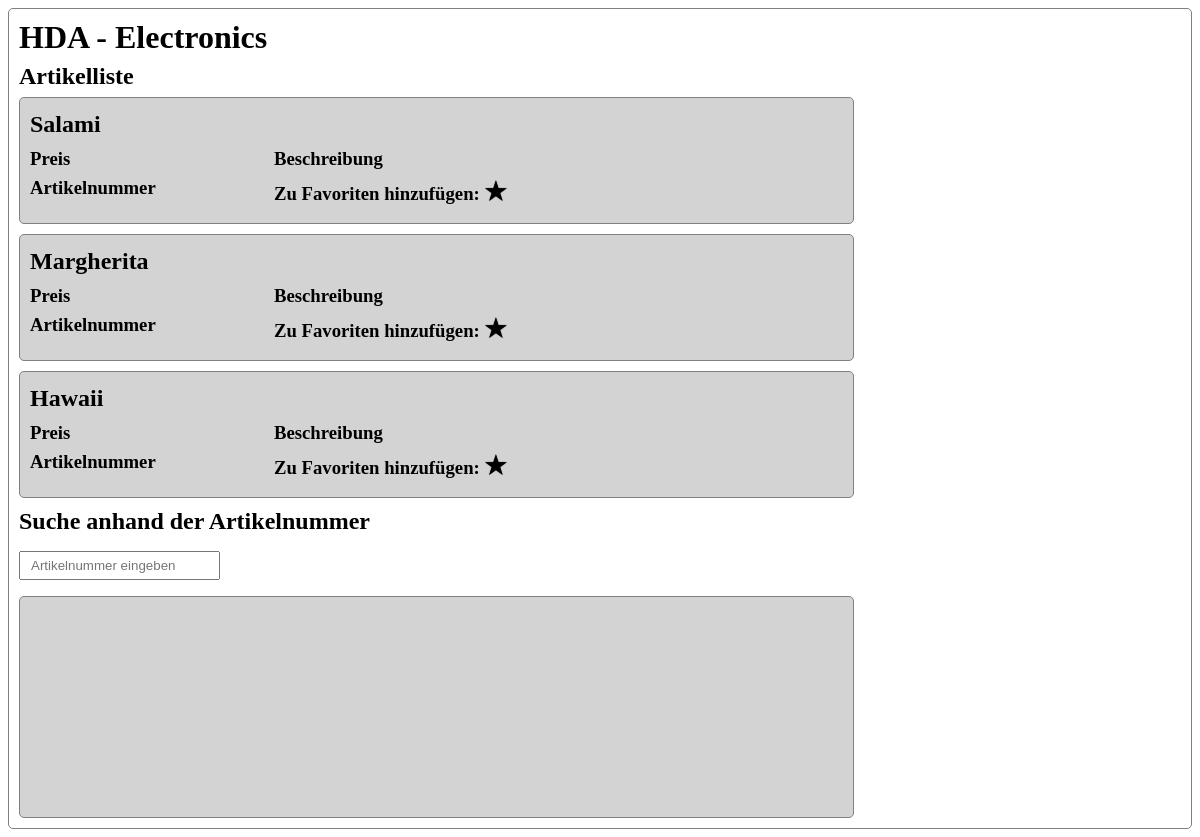
Page /Klausuren/23WS/Loesung/Exam.php on the earlier database version.
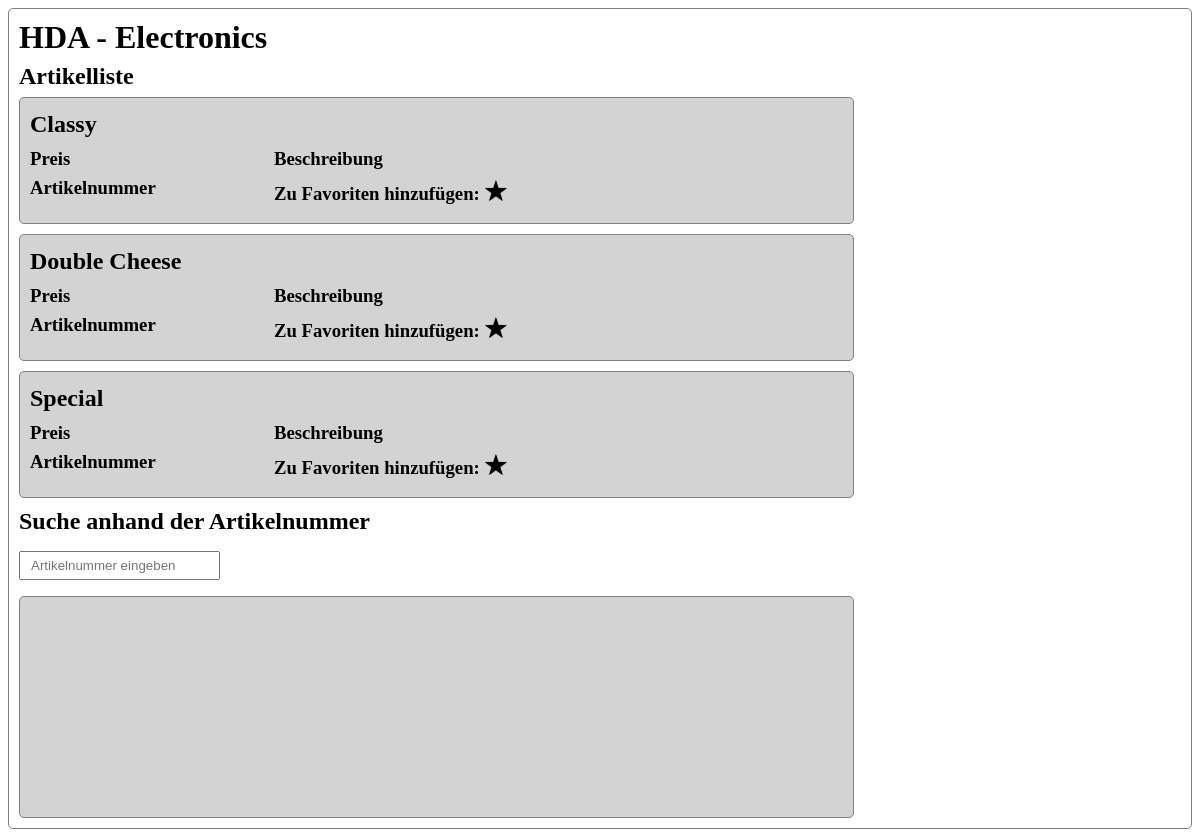
Same page on the later database version.
### tables this page shows
CREATE TABLE `article` (
  `article_id` int(11) NOT NULL,
  `name` varchar(20) NOT NULL,
  `picture` varchar(254) NOT NULL,
  `price` float NOT NULL
);

### src/Klausuren/23WS/Loesung/Exam.php (the view, shortened to what this page needs)
<?php declare(strict_types=1);
class Exam extends Page
{
    protected function getViewData():array
    {
        $sql = "SELECT * FROM article";
        $recordset = $this->_database->query($sql);
        $result = array();
        $record = $recordset->fetch_assoc();
        while ($record) {
            $result[] = $record;
            $record = $recordset->fetch_assoc();
        }
        return $result;
    }
    protected function generateView():void
    {
        $data = $this->getViewData();
        $this->generatePageHeader('H_DA - Electronics');
        echo <<< HTML
        <div class="container">
            <header class="header">
                <h1>HDA - Electronics</h1>
            </header>
            <section>
                <h2>Artikelliste</h2>
        HTML;
        foreach ($data as $index => $item) {
            $id = $item['id'];
            $name = $item['name'];
            $articlenummer = $item['artikelnummer'];
            $beschreibung = $item['beschreibung'];
            $preis = $item['preis'];
            if(isset($_SESSION['stars']) && in_array($id, $_SESSION['stars'])) {
                $classes = 'star-full';
            } else {
                $classes = 'star-clear';
            }
            echo <<< HTML
                <div class="wrapper">
                    <h2>$name</h2>
                    <div class="flex-container">
                        <div class="flex-item flex-first">
                            <h3>Preis</h3>
                            $preis
                            <h3>Artikelnummer</h3>
                            $articlenummer
                        </div>
                        <div class="flex-item flex-second">
                            <h3>Beschreibung</h3>
                            $beschreibung
                            <h3>Zu Favoriten hinzufügen: <span class="star $classes" id="star-unique" onclick="setSessionData(this)" data-artikelid="$id">&starf;</span></h3>
                        </div>
                    </div>
                </div>
            HTML;
        }
        echo <<< HTML
                </section>
                <h2>Suche anhand der Artikelnummer</h2>
                <p>
                    <input type="text" id="input" class="input" oninput="requestData()" onchange="requestData()" placeholder="Artikelnummer eingeben">
                </p>
                <div id="output" class="output"></div>
            </div>
        HTML;
        $this->generatePageFooter();
    }
    public static function main():void
    {
        try {
            $page = new Exam();
            $page->processReceivedData();
            $page->generateView();
        } catch (Exception $e) {
            header("Content-type: text/html; charset=UTF-8");
            echo $e->getMessage();
        }
    }
}
Exam::main();

### src/Klausuren/23WS/Loesung/Page.php (shortened to what this page needs)
<?php declare(strict_types=1);
abstract class Page
{
    protected function __construct()
    {
        $host = "localhost";
        $this->_database = new MySQLi($host, "public", "public", "2023_hda_electronics");
    }
    protected function generatePageHeader(string $title = "", string $jsFile = "", bool $autoreload = false):void
    {
        $title = htmlspecialchars($title);
        echo <<< HTML
            <!DOCTYPE html>
            <html lang="de">
            <head>
                <meta charset="utf-8">
                <meta name="viewport" content="width=device-width, initial-scale=1.0">
                <script src="Exam.js"></script>
                <link rel="stylesheet" href="Exam.css">
                <title>$title</title>
            </head>
            <body>
        HTML;
    }
    protected function generatePageFooter():void
    {
        echo <<< HTML
            </body>
            </html>
        HTML;
    }
}

### src/Klausuren/23WS/Loesung/Exam.css (style rules this page uses)
body { font-family: 'Times New Roman', serif; }
.container { border: 1px solid gray; border-radius: 5px; padding: 10px; }
.wrapper { border: 1px solid gray; border-radius: 5px; padding: 10px; margin-bottom: 10px; max-width: 70%; background-color: lightgray; }
.output { min-height: 200px; padding: 10px; border: 1px solid gray; background-color: lightgray; border-radius: 5px; max-width: 70%; }
.input { padding: 5px 10px; }
.flex-container { display: flex; flex-direction: row; }
h1:first-child { margin-top: 0; }
h1, h2, h3 { margin-top: 3px; margin-bottom: 7px; }
.flex-first { flex: 3; }
.flex-second { flex: 7; }
.star { cursor: pointer; font-size: 130%; border-radius: 30px; text-shadow: 0px 0px 1px black; }

Differences in the rows shown:
removed article: name "Salami"
removed article: name "Margherita"
removed article: name "Hawaii"
added article: name "Classy"
added article: name "Double Cheese"
added article: name "Special"
